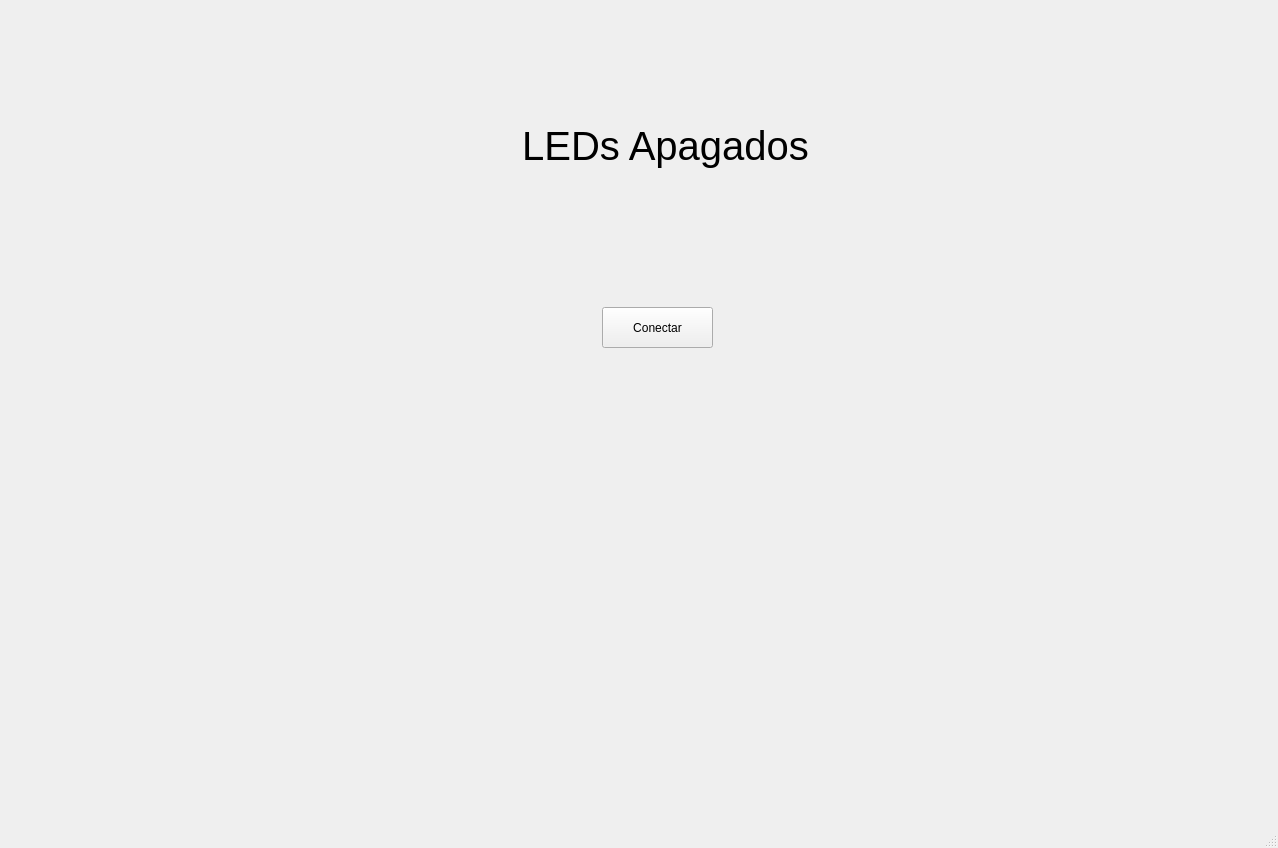
<?xml version="1.0" encoding="UTF-8"?>
<ui version="4.0">
 <class>MainWindow</class>
 <widget class="QMainWindow" name="MainWindow">
  <property name="geometry">
   <rect>
    <x>0</x>
    <y>0</y>
    <width>1278</width>
    <height>848</height>
   </rect>
  </property>
  <property name="windowTitle">
   <string>MainWindow</string>
  </property>
  <widget class="QWidget" name="centralwidget">
   <widget class="QLabel" name="lbEstadoLeds">
    <property name="geometry">
     <rect>
      <x>190</x>
      <y>50</y>
      <width>951</width>
      <height>191</height>
     </rect>
    </property>
    <property name="font">
     <font>
      <pointsize>30</pointsize>
      <weight>50</weight>
      <bold>false</bold>
     </font>
    </property>
    <property name="text">
     <string>LEDs Apagados</string>
    </property>
    <property name="alignment">
     <set>Qt::AlignCenter</set>
    </property>
   </widget>
   <widget class="QPushButton" name="btnArduino">
    <property name="geometry">
     <rect>
      <x>602</x>
      <y>307</y>
      <width>111</width>
      <height>41</height>
     </rect>
    </property>
    <property name="text">
     <string>Conectar</string>
    </property>
   </widget>
  </widget>
  <widget class="QMenuBar" name="menubar">
   <property name="geometry">
    <rect>
     <x>0</x>
     <y>0</y>
     <width>1278</width>
     <height>26</height>
    </rect>
   </property>
  </widget>
  <widget class="QStatusBar" name="statusbar"/>
 </widget>
 <resources/>
 <connections/>
</ui>
